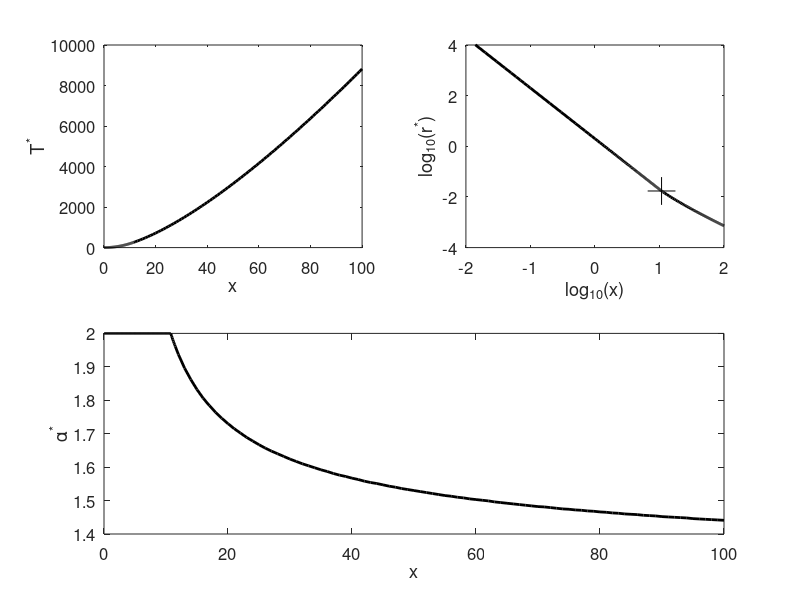

Recreate this plot in MATLAB. (Note: this script raises an error after producing the figure.)
load('data/data_min_mfat_anal_fair1_huge.mat');

fsize=14;
fsize2=12;

x=[0.01:0.01:0.1 0.2:0.1:10.7 10.77 10.8:0.1:11.5 12:1:100];
Na=length(alpha_tab);
Nx=length(x);
Tmin_matrix=zeros(Na,Nx);
for i=1:Na
    Tmin_matrix(i,:)=Tmin_tab(i)*(x.^(alpha_tab(i)));
end

[T_glopt I]=min(Tmin_matrix,[],1);
r_glopt=zeros(1,Nx);
alpha_glopt=zeros(1,Nx);
I(100)
for i=1:Nx
    r_glopt(i)=rmin_tab(I(i))/x(i)^alpha_tab(I(i));
    alpha_glopt(i)=alpha_tab(I(i));
end

%h1=figure
%plot(x,T_glopt,'.');
%ylabel('T^*','fontsize',14);
%xlabel('\lambda_t','fontsize',14);
%grid on
%h2=figure
%hold on
%plot(log(x),log(r_glopt),'.');
%%plot(log(10.77),log(r_glopt(find(x==10.77))),'r+','MarkerSize',20);
%plot(log(3.25),log(r_glopt(find(x==3.25))),'r+','MarkerSize',20);
%ylabel('log(r^*)','fontsize',14);
%xlabel('log(\lambda_t)','fontsize',14);
%set(gca,'XTick',[-5 -3 -1 1 3 5])
%grid on
%h3=figure
%plot(x,alpha_glopt,'.');
%ylabel('\alpha^*','fontsize',14);
%xlabel('\lambda_t','fontsize',14);
%grid on
%printpdf(h1,'graphics/mfat_fair_lambda_T');
%printpdf(h2,'graphics/mfat_fair_lambda_r');
%printpdf(h3,'graphics/mfat_fair_lambda_alpha');

h=figure;
subplot(2,2,1);
plot(x,T_glopt,'k','linewidth',2);
ylabel('T^*','fontsize',fsize);
xlabel('x','fontsize',fsize);
set(gca,'XTick',[0 20 40 60 80 100])
set(gca,'fontsize',fsize2);
grid off
subplot(2,2,2);
hold on
plot(log(x)/log(10),log(r_glopt)/log(10),'k','linewidth',2);
%plot(log(10.77)/log(10),log(r_glopt(find(x==10.77)))/log(10),'k+','MarkerSize',20);
plot(log(10.77)/log(10),log(r_glopt(find(x==10.77)))/log(10),'k+','MarkerSize',20);
ylabel('log_{10}(r^*)','fontsize',fsize);
xlabel('log_{10}(x)','fontsize',fsize);
axis([-2 2 -4 4]);
set(gca,'fontsize',fsize2);
set(gca,'XTick',[-2 -1 0 1 2]);
set(gca,'YTick',[-4 -2 0 2 4]);
set(gca,'box','on')
grid off
subplot(2,1,2);
plot(x,alpha_glopt,'k','linewidth',2);
ylabel('\alpha^*','fontsize',fsize);
xlabel('x','fontsize',fsize);
grid off
set(gca,'fontsize',fsize2);

currpos=get(gca,'OuterPosition');
set(gca,'OuterPosition',currpos+[0 0.02 0 0]);


printpdf(h,'graphics/mfat_fair_allinone');

%size(T_glopt)
%size(I)
%plot(alpha_tab,Tmin_matrix(:,200),'.')

